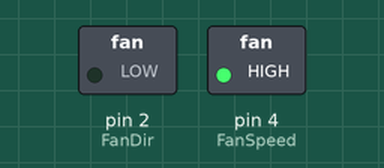
Bench run of a sketch on a simulated Arduino Uno, built with avr-gcc and run on an emulated ATmega328P. On the bench: switched loads named in the sketch (green lamp = pin HIGH).

Above: at 0.1 s.
Timing chart, 0 to 1.6 s (numbered marks = the images above):
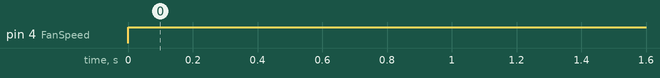

Measured:
- by itself, pin 4 (FanSpeed): LOW → HIGH at 0.00 s

The sketch:

Motor-test.ino
```cpp
const byte FanSpeed = 4;
const byte FanDir = 2;


void setup() {
  // put your setup code here, to run once:

  pinMode(FanDir, OUTPUT);
  digitalWrite(FanDir, HIGH);
}

void loop() {
  // put your main code here, to run repeatedly:

  digitalWrite(FanDir, LOW);

  analogWrite(FanSpeed, 1023);


}
```
